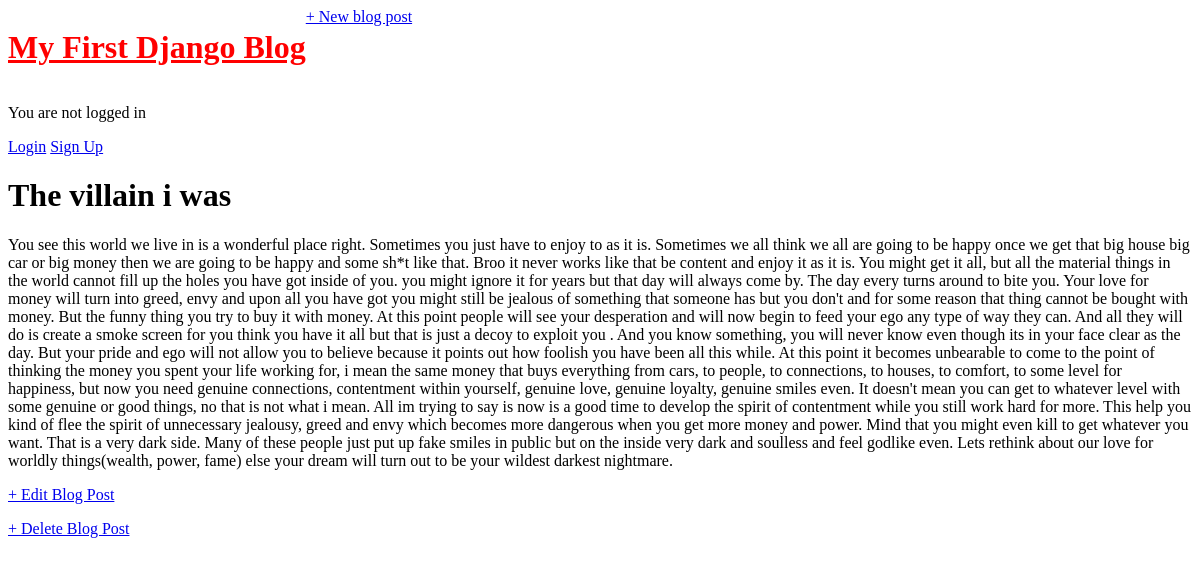
The app's page /post/1/ with its own data.
### pages/models.py (models this page shows, shortened)
class Post(models.Model):
    title = models.CharField(max_length=200)
    author = models.ForeignKey("auth.User", on_delete=models.CASCADE, )
    body = models.TextField()

### pages/views.py (the view)
# urls.py: path("post/<int:post_id>/", BlogDetailedView.as_view(), name="post_detail"),
class BlogDetailedView(DetailView):
    model = Post
    template_name = "post_detail.html"
    context_object_name = "post"
    def get_object(self):
        return Post.objects.get(id=self.kwargs['post_id'])  # noinspection PyUnresolvedReference

### pages/templates/post_detail.html
{% extends "base.html" %}
{% block content %}
    <div class = "post-entry">
        <h1>{{ post.title }}</h1>
        <p>{{ post.body }}</p>
    </div>
    <a href="{% url 'post_edit' post.pk %}">+ Edit Blog Post</a>
    <p>
        <a href="{% url 'post_delete' post.pk%}">+ Delete Blog Post</a>
    </p>
{% endblock content%}

### static/css/base.css (style rules this page uses)
body { font - family : 'Source Sans Pro' , sans - serif ; font - size : 18 px ; }

### records on screen
Post: title "The villain i was", body "You see this world we live in is a wonderful place right. Sometimes you just have to enjoy to as it is. Sometimes we all think we all are going to be happy once we get that big house big car or big money then we are going to be happy and some sh*t like that. Broo it never works like that be content and enjoy it as it is. You might get it all, but all the material things in the world cannot fill up the holes you have got inside of you. you might ignore it for years but that day will always come by. The day every turns around to bite you. Your love for money will turn into greed, envy and upon all you have got you might still be jealous of something that someone has but you don't and for some…"
